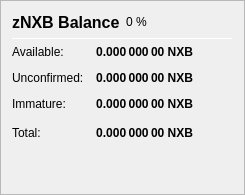
                   <widget class="QFrame" name="frame_ZerocoinBalances">
                    <property name="frameShape">
                     <enum>QFrame::StyledPanel</enum>
                    </property>
                    <property name="frameShadow">
                     <enum>QFrame::Raised</enum>
                    </property>
                    <layout class="QVBoxLayout" name="verticalLayout_7">
                     <item>
                      <layout class="QHBoxLayout" name="horizontalLayout_8" stretch="0,0,0">
                       <item>
                        <widget class="QLabel" name="label_5z_3">
                         <property name="minimumSize">
                          <size>
                           <width>0</width>
                           <height>20</height>
                          </size>
                         </property>
                         <property name="font">
                          <font>
                           <pointsize>12</pointsize>
                           <weight>75</weight>
                           <bold>true</bold>
                          </font>
                         </property>
                         <property name="text">
                          <string>zNXB Balance</string>
                         </property>
                        </widget>
                       </item>
                       <item>
                        <widget class="QLabel" name="labelzNXBPercent">
                         <property name="text">
                          <string notr="true">0 %</string>
                         </property>
                        </widget>
                       </item>
                       <item>
                        <spacer name="horizontalSpacer_11">
                         <property name="orientation">
                          <enum>Qt::Horizontal</enum>
                         </property>
                         <property name="sizeHint" stdset="0">
                          <size>
                           <width>40</width>
                           <height>20</height>
                          </size>
                         </property>
                        </spacer>
                       </item>
                      </layout>
                     </item>
                     <item>
                      <widget class="Line" name="line_ZerocoinBalance">
                       <property name="minimumSize">
                        <size>
                         <width>0</width>
                         <height>1</height>
                        </size>
                       </property>
                       <property name="maximumSize">
                        <size>
                         <width>16777215</width>
                         <height>1</height>
                        </size>
                       </property>
                       <property name="orientation">
                        <enum>Qt::Horizontal</enum>
                       </property>
                      </widget>
                     </item>
                     <item>
                      <layout class="QGridLayout" name="gridLayout_5">
                       <property name="spacing">
                        <number>12</number>
                       </property>
                       <item row="1" column="0">
                        <widget class="QLabel" name="labelzBalanceMatureText">
                         <property name="toolTip">
                          <string>Mature: more than 20 confirmation and more than 1 mint of the same denomination after it was minted.
These zNXB are spendable.</string>
                         </property>
                         <property name="text">
                          <string>Available:</string>
                         </property>
                        </widget>
                       </item>
                       <item row="1" column="1">
                        <widget class="QLabel" name="labelzBalanceMature">
                         <property name="font">
                          <font>
                           <weight>75</weight>
                           <bold>true</bold>
                          </font>
                         </property>
                         <property name="toolTip">
                          <string>Mature: more than 20 confirmation and more than 1 mint of the same denomination after it was minted.
These zNXB are spendable.</string>
                         </property>
                         <property name="text">
                          <string notr="true">0.000 000 00 NXB</string>
                         </property>
                         <property name="alignment">
                          <set>Qt::AlignRight|Qt::AlignTrailing|Qt::AlignVCenter</set>
                         </property>
                        </widget>
                       </item>
                       <item row="2" column="0">
                        <widget class="QLabel" name="labelzBalanceUnconfirmedText">
                         <property name="toolTip">
                          <string>Unconfirmed: less than 20 confirmations
Immature: confirmed, but less than 1 mint of the same denomination after it was minted</string>
                         </property>
                         <property name="text">
                          <string>Unconfirmed:</string>
                         </property>
                        </widget>
                       </item>
                       <item row="2" column="1">
                        <widget class="QLabel" name="labelzBalanceUnconfirmed">
                         <property name="font">
                          <font>
                           <weight>75</weight>
                           <bold>true</bold>
                          </font>
                         </property>
                         <property name="toolTip">
                          <string>Unconfirmed: less than 20 confirmations
Immature: confirmed, but less than 1 mint of the same denomination after it was minted</string>
                         </property>
                         <property name="text">
                          <string notr="true">0.000 000 00 NXB</string>
                         </property>
                         <property name="alignment">
                          <set>Qt::AlignRight|Qt::AlignTrailing|Qt::AlignVCenter</set>
                         </property>
                        </widget>
                       </item>
                       <item row="3" column="0">
                        <widget class="QLabel" name="labelzBalanceImmatureText">
                         <property name="toolTip">
                          <string>Unconfirmed: less than 20 confirmations
Immature: confirmed, but less than 1 mint of the same denomination after it was minted</string>
                         </property>
                         <property name="text">
                          <string>Immature:</string>
                         </property>
                        </widget>
                       </item>
                       <item row="3" column="1">
                        <widget class="QLabel" name="labelzBalanceImmature">
                         <property name="font">
                          <font>
                           <weight>75</weight>
                           <bold>true</bold>
                          </font>
                         </property>
                         <property name="toolTip">
                          <string>Unconfirmed: less than 20 confirmations
Immature: confirmed, but less than 1 mint of the same denomination after it was minted</string>
                         </property>
                         <property name="text">
                          <string notr="true">0.000 000 00 NXB</string>
                         </property>
                         <property name="alignment">
                          <set>Qt::AlignRight|Qt::AlignTrailing|Qt::AlignVCenter</set>
                         </property>
                        </widget>
                       </item>
                       <item row="4" column="0">
                        <widget class="QLabel" name="labelzBalanceText">
                         <property name="toolTip">
                          <string>Your current zNXB balance, unconfirmed and immature zNXB included.</string>
                         </property>
                         <property name="text">
                          <string>Total:</string>
                         </property>
                        </widget>
                       </item>
                       <item row="4" column="1">
                        <widget class="QLabel" name="labelzBalance">
                         <property name="font">
                          <font>
                           <weight>75</weight>
                           <bold>true</bold>
                          </font>
                         </property>
                         <property name="cursor">
                          <cursorShape>IBeamCursor</cursorShape>
                         </property>
                         <property name="toolTip">
                          <string>Your current zNXB balance, unconfirmed and immature zNXB included.</string>
                         </property>
                         <property name="text">
                          <string notr="true">0.000 000 00 NXB</string>
                         </property>
                         <property name="alignment">
                          <set>Qt::AlignRight|Qt::AlignTrailing|Qt::AlignVCenter</set>
                         </property>
                         <property name="textInteractionFlags">
                          <set>Qt::LinksAccessibleByMouse|Qt::TextSelectableByKeyboard|Qt::TextSelectableByMouse</set>
                         </property>
                        </widget>
                       </item>
                       <item row="4" column="2">
                        <spacer name="horizontalSpacer_4">
                         <property name="orientation">
                          <enum>Qt::Horizontal</enum>
                         </property>
                         <property name="sizeHint" stdset="0">
                          <size>
                           <width>40</width>
                           <height>20</height>
                          </size>
                         </property>
                        </spacer>
                       </item>
                      </layout>
                     </item>
                     <item>
                      <spacer name="verticalSpacer_4">
                       <property name="orientation">
                        <enum>Qt::Vertical</enum>
                       </property>
                       <property name="sizeHint" stdset="0">
                        <size>
                         <width>20</width>
                         <height>40</height>
                        </size>
                       </property>
                      </spacer>
                     </item>
                    </layout>
                   </widget>
